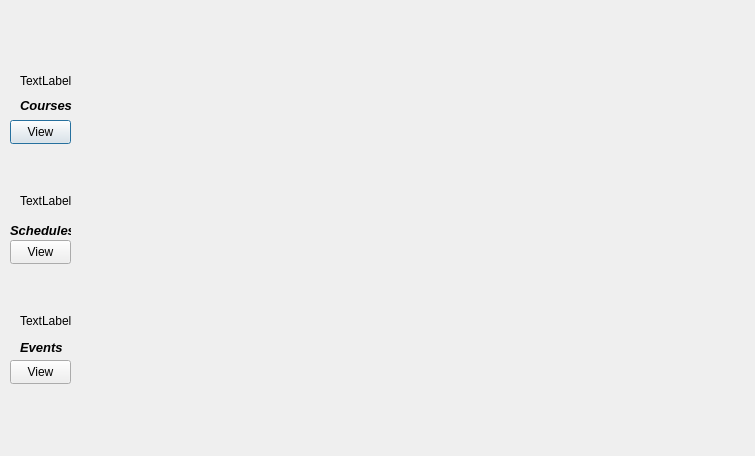
<?xml version="1.0" encoding="UTF-8"?>
<ui version="4.0">
 <class>Dashboard</class>
 <widget class="QDialog" name="Dashboard">
  <property name="geometry">
   <rect>
    <x>0</x>
    <y>0</y>
    <width>755</width>
    <height>456</height>
   </rect>
  </property>
  <property name="windowTitle">
   <string>Dialog</string>
  </property>
  <widget class="QLabel" name="label_courses">
   <property name="geometry">
    <rect>
     <x>20</x>
     <y>90</y>
     <width>101</width>
     <height>31</height>
    </rect>
   </property>
   <property name="text">
    <string>&lt;html&gt;&lt;head/&gt;&lt;body&gt;&lt;p&gt;&lt;span style=&quot; font-size:10pt; font-weight:700; font-style:italic;&quot;&gt;Courses&lt;/span&gt;&lt;/p&gt;&lt;/body&gt;&lt;/html&gt;</string>
   </property>
  </widget>
  <widget class="QLabel" name="label_schedules">
   <property name="geometry">
    <rect>
     <x>10</x>
     <y>220</y>
     <width>61</width>
     <height>21</height>
    </rect>
   </property>
   <property name="text">
    <string>&lt;html&gt;&lt;head/&gt;&lt;body&gt;&lt;p&gt;&lt;span style=&quot; font-size:10pt; font-weight:700; font-style:italic;&quot;&gt;Schedules&lt;/span&gt;&lt;/p&gt;&lt;/body&gt;&lt;/html&gt;</string>
   </property>
  </widget>
  <widget class="QLabel" name="label_events">
   <property name="geometry">
    <rect>
     <x>20</x>
     <y>340</y>
     <width>49</width>
     <height>16</height>
    </rect>
   </property>
   <property name="text">
    <string>&lt;html&gt;&lt;head/&gt;&lt;body&gt;&lt;p&gt;&lt;span style=&quot; font-size:10pt; font-weight:700; font-style:italic;&quot;&gt;Events&lt;/span&gt;&lt;/p&gt;&lt;/body&gt;&lt;/html&gt;</string>
   </property>
  </widget>
  <widget class="QPushButton" name="pushButton_courses">
   <property name="geometry">
    <rect>
     <x>10</x>
     <y>120</y>
     <width>61</width>
     <height>24</height>
    </rect>
   </property>
   <property name="text">
    <string>View</string>
   </property>
  </widget>
  <widget class="QPushButton" name="pushButton_schedules">
   <property name="geometry">
    <rect>
     <x>10</x>
     <y>240</y>
     <width>61</width>
     <height>24</height>
    </rect>
   </property>
   <property name="text">
    <string>View</string>
   </property>
  </widget>
  <widget class="QPushButton" name="pushButton_events">
   <property name="geometry">
    <rect>
     <x>10</x>
     <y>360</y>
     <width>61</width>
     <height>24</height>
    </rect>
   </property>
   <property name="text">
    <string>View</string>
   </property>
  </widget>
  <widget class="QLabel" name="label_courseicon">
   <property name="geometry">
    <rect>
     <x>20</x>
     <y>60</y>
     <width>61</width>
     <height>41</height>
    </rect>
   </property>
   <property name="text">
    <string>TextLabel</string>
   </property>
  </widget>
  <widget class="QLabel" name="label_schedulesicon">
   <property name="geometry">
    <rect>
     <x>20</x>
     <y>180</y>
     <width>51</width>
     <height>41</height>
    </rect>
   </property>
   <property name="text">
    <string>TextLabel</string>
   </property>
  </widget>
  <widget class="QLabel" name="label_eventsicon">
   <property name="geometry">
    <rect>
     <x>20</x>
     <y>300</y>
     <width>51</width>
     <height>41</height>
    </rect>
   </property>
   <property name="text">
    <string>TextLabel</string>
   </property>
  </widget>
 </widget>
 <resources/>
 <connections/>
</ui>
